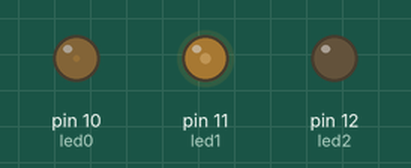
Simulated run of this sketch. Board: Arduino Uno, built with avr-gcc and run on an emulated ATmega328P. Parts: output pins drawn as LEDs (lit = HIGH).

Above: at 0.05 s.
At 0.75 s:
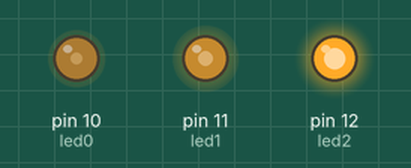
At 1.45 s:
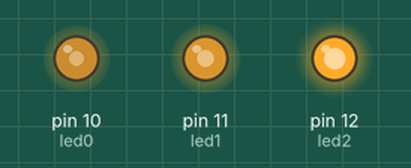
At 2.85 s:
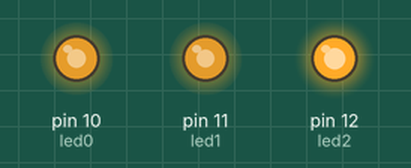
At 4.25 s:
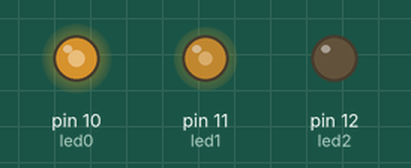
At 5.65 s:
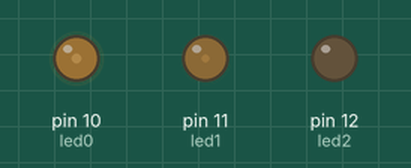
Timing chart, 0 to 7.9 s (numbered marks = the images above):
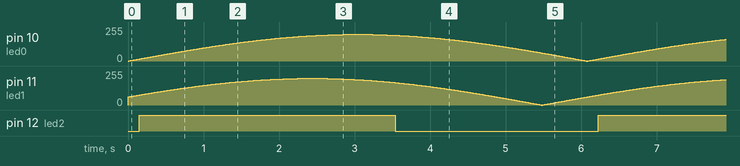

Measured:
- by itself, pin 12 (led2): alternates HIGH for 3.4 s and LOW for 2.7 s

The sketch:

Giaalmuaili_Sparklethemoodlamp.ino
```cpp
/*
 Mood Lamp - oscillates between colors
 */

// each pin corresponds to an LED color:
int led0 = 10;
int led1 = 11;
int led2 = 12;

//declare internal variables
int brightness = 200;
int red = 0;
int blue = 0;
int green = 0;

// this routine runs each time you hit the reset button
void setup() {
  // declare the relevant pins to be output
  pinMode(led0, OUTPUT);
  pinMode(led1, OUTPUT);
  pinMode(led2, OUTPUT);
}

// this routine loops indefinitely
void loop() {
    for (float x=0;x < PI; x = x + 0.000004){
      red = brightness * abs(sin(x*(180/PI)));           // calculate red brightness
      green = brightness * abs(sin((x+PI/3)*(180/PI)));    // calculate green brightness
      blue = brightness * abs(sin((x+(2*PI)/3)*(180/PI)));// calculate the blue brightness
      analogWrite(led0, red);   // send the value to the LED
      analogWrite(led1, green);   // send the value to the LED
      analogWrite(led2, blue);   // send the value to the LED
    }

}
```
